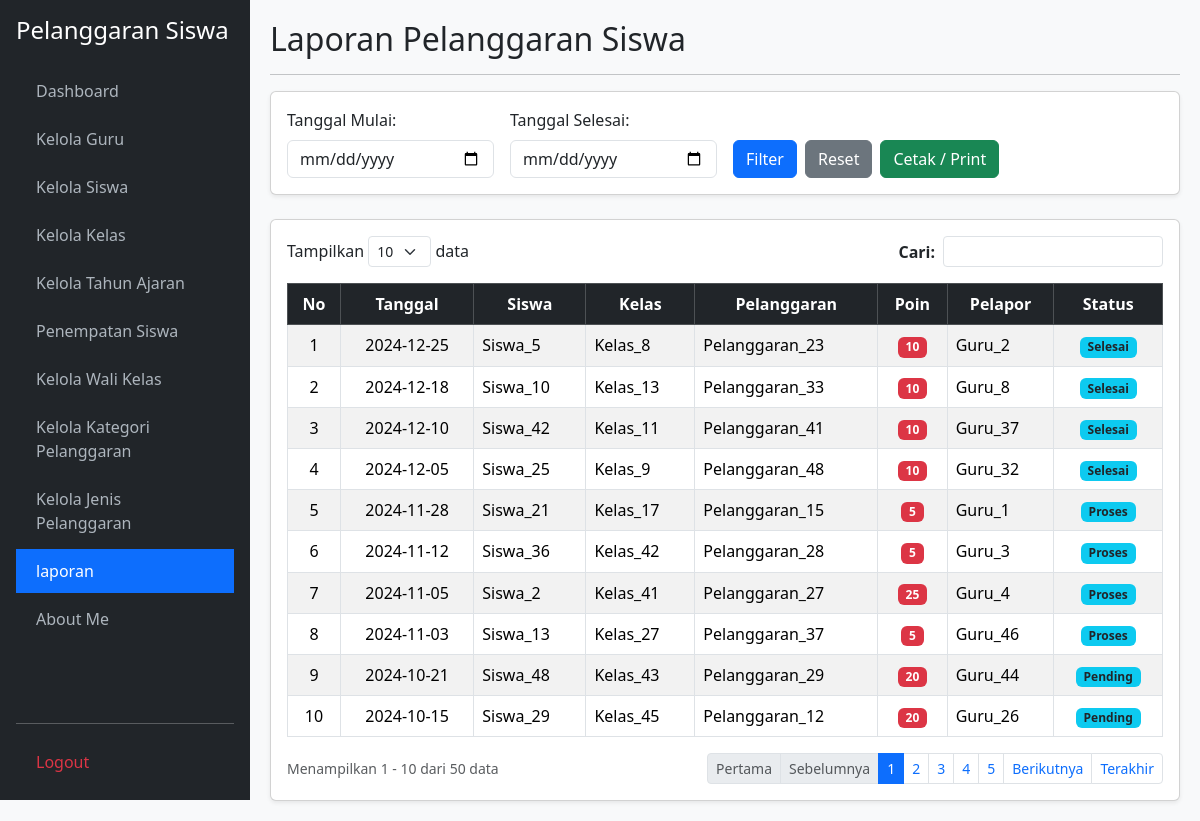
/laporan.php (signed in), run on an earlier commit of the app's database.
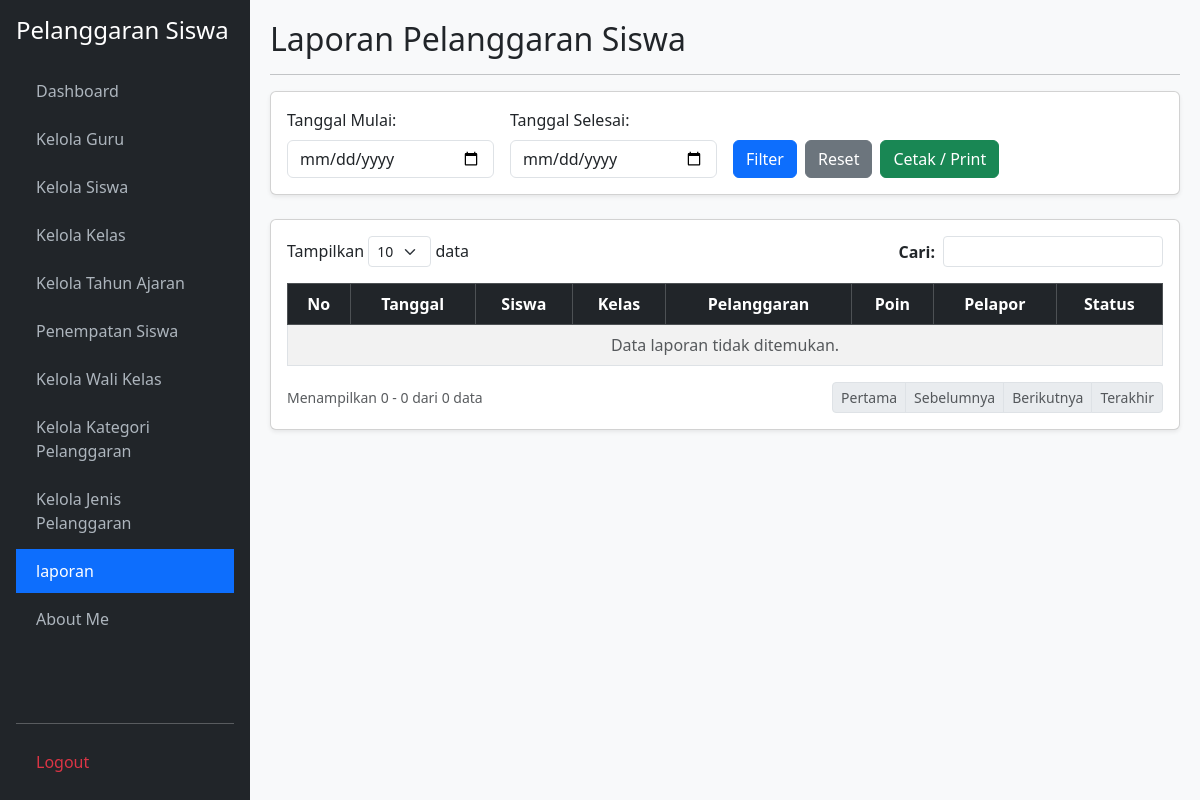
And on a later commit of the database.
### tables this page shows
CREATE TABLE `t_pelanggaran_siswa` (
  `id` int(11) NOT NULL,
  `tahun_ajaran_id` int(11) NOT NULL,
  `siswa_id` int(11) NOT NULL,
  `nama_siswa` varchar(150) DEFAULT NULL,
  `kelas_id` int(11) NOT NULL,
  `nama_kelas` varchar(100) DEFAULT NULL,
  `pelanggaran_id` int(11) NOT NULL,
  `nama_pelanggaran` varchar(150) DEFAULT NULL,
  `pelanggaran_kategori_id` int(11) NOT NULL,
  `guru_id` int(11) NOT NULL,
  `nama_guru` varchar(150) DEFAULT NULL,
  `tanggal` date NOT NULL,
  `keterangan` text DEFAULT NULL,
  `poin` int(11) DEFAULT NULL,
  `tindakan` text DEFAULT NULL,
  `status` varchar(30) DEFAULT NULL,
  `created_at` timestamp NULL DEFAULT NULL,
  `updated_at` timestamp NULL DEFAULT NULL
);

### laporan.php (the view, shortened to what the changed rows need)
<?php
require_once 'koneksi.php';
$t1 = $_GET['tgl_mulai'] ?? '';
$t2 = $_GET['tgl_selesai'] ?? '';
$cari = mysqli_real_escape_string($koneksi, $_GET['cari'] ?? '');
$where_arr = [];
$where = $where_arr ? "WHERE " . implode(" AND ", $where_arr) : "";
$limit = 10;
$h = max(1, (int)($_GET['halaman'] ?? 1));
$offset = ($h - 1) * $limit;
$total = mysqli_num_rows(mysqli_query($koneksi, "SELECT 1 FROM t_pelanggaran_siswa $where"));
$pages = ceil($total / $limit);
$data = mysqli_query($koneksi, "SELECT * FROM t_pelanggaran_siswa $where ORDER BY tanggal DESC LIMIT $offset, $limit");
$no = $offset + 1;
?>
<!DOCTYPE html>
<html lang="id">
<head>
    <link href="https://cdn.jsdelivr.net/npm/bootstrap@5.3.2/dist/css/bootstrap.min.css" rel="stylesheet">
</head>
<body>
    <div class="main-content">
        <h2>Laporan Pelanggaran Siswa</h2>
        <div class="card shadow-sm"><div class="card-body">
            <table class="table table-bordered table-striped align-middle">
                <thead class="table-dark text-center">
                    <tr><th>No</th><th>Tanggal</th><th>Siswa</th><th>Kelas</th><th>Pelanggaran</th><th>Poin</th><th>Pelapor</th><th>Status</th></tr>
                </thead>
                <tbody>
                    <?php while($r = mysqli_fetch_assoc($data)): ?>
                    <tr>
                        <td class="text-center"><?= $no++; ?></td>
                        <td class="text-center"><?= $r['tanggal']; ?></td>
                        <td><?= $r['nama_siswa']; ?></td>
                        <td><?= $r['nama_kelas']; ?></td>
                        <td><?= $r['nama_pelanggaran']; ?></td>
                        <td class="text-center"><span class="badge bg-danger"><?= $r['poin']; ?></span></td>
                        <td><?= $r['nama_guru']; ?></td>
                        <td class="text-center"><span class="badge bg-info text-dark"><?= $r['status']; ?></span></td>
                    </tr>
                    <?php endwhile; if(!$total): ?>
                    <tr><td colspan="8" class="text-center text-muted">Data laporan tidak ditemukan.</td></tr>
                    <?php endif; ?>
                </tbody>
            </table>
            <div class="d-flex justify-content-between align-items-center mt-3 no-print">
                <small class="text-muted">Menampilkan <?= $total ? $offset + 1 : 0; ?> - <?= min($offset + $limit, $total); ?> dari <?= $total; ?> data</small>
                <ul class="pagination pagination-sm mb-0">
                    <li class="page-item <?= $h <= 1 ? 'disabled' : ''; ?>"><a class="page-link" href="?halaman=1&tgl_mulai=<?= $t1; ?>&tgl_selesai=<?= $t2; ?>&cari=<?= $cari; ?>">Pertama</a></li>
                    <li class="page-item <?= $h <= 1 ? 'disabled' : ''; ?>"><a class="page-link" href="?halaman=<?= $h-1; ?>&tgl_mulai=<?= $t1; ?>&tgl_selesai=<?= $t2; ?>&cari=<?= $cari; ?>">Sebelumnya</a></li>
                    <?php for($i=1; $i<=$pages; $i++): ?>
                        <li class="page-item <?= $h == $i ? 'active' : ''; ?>"><a class="page-link" href="?halaman=<?= $i; ?>&tgl_mulai=<?= $t1; ?>&tgl_selesai=<?= $t2; ?>&cari=<?= $cari; ?>"><?= $i; ?></a></li>
                    <?php endfor; ?>
                    <li class="page-item <?= $h >= $pages ? 'disabled' : ''; ?>"><a class="page-link" href="?halaman=<?= $h+1; ?>&tgl_mulai=<?= $t1; ?>&tgl_selesai=<?= $t2; ?>&cari=<?= $cari; ?>">Berikutnya</a></li>
                    <li class="page-item <?= $h >= $pages ? 'disabled' : ''; ?>"><a class="page-link" href="?halaman=<?= $pages; ?>&tgl_mulai=<?= $t1; ?>&tgl_selesai=<?= $t2; ?>&cari=<?= $cari; ?>">Terakhir</a></li>
                </ul>
            </div>
        </div></div>
    </div>
</body>
</html>

What changed in the data, as far as the page shows it:
removed t_pelanggaran_siswa: tanggal "2024-12-25", nama_siswa "Siswa_5", nama_kelas "Kelas_8", nama_pelanggaran "Pelanggaran_23", poin "10", nama_guru "Guru_2", status "Selesai"
removed t_pelanggaran_siswa: tanggal "2024-12-18", nama_siswa "Siswa_10", nama_kelas "Kelas_13", nama_pelanggaran "Pelanggaran_33", poin "10", nama_guru "Guru_8", status "Selesai"
removed t_pelanggaran_siswa: tanggal "2024-12-10", nama_siswa "Siswa_42", nama_kelas "Kelas_11", nama_pelanggaran "Pelanggaran_41", poin "10", nama_guru "Guru_37", status "Selesai"
removed t_pelanggaran_siswa: tanggal "2024-12-05", nama_siswa "Siswa_25", nama_kelas "Kelas_9", nama_pelanggaran "Pelanggaran_48", poin "10", nama_guru "Guru_32", status "Selesai"
removed t_pelanggaran_siswa: tanggal "2024-11-28", nama_siswa "Siswa_21", nama_kelas "Kelas_17", nama_pelanggaran "Pelanggaran_15", poin "5", nama_guru "Guru_1", status "Proses"
removed t_pelanggaran_siswa: tanggal "2024-11-12", nama_siswa "Siswa_36", nama_kelas "Kelas_42", nama_pelanggaran "Pelanggaran_28", poin "5", nama_guru "Guru_3", status "Proses"
removed t_pelanggaran_siswa: tanggal "2024-11-05", nama_siswa "Siswa_2", nama_kelas "Kelas_41", nama_pelanggaran "Pelanggaran_27", poin "25", nama_guru "Guru_4", status "Proses"
removed t_pelanggaran_siswa: tanggal "2024-11-03", nama_siswa "Siswa_13", nama_kelas "Kelas_27", nama_pelanggaran "Pelanggaran_37", poin "5", nama_guru "Guru_46", status "Proses"
removed t_pelanggaran_siswa: tanggal "2024-10-21", nama_siswa "Siswa_48", nama_kelas "Kelas_43", nama_pelanggaran "Pelanggaran_29", poin "20", nama_guru "Guru_44", status "Pending"
removed t_pelanggaran_siswa: tanggal "2024-10-15", nama_siswa "Siswa_29", nama_kelas "Kelas_45", nama_pelanggaran "Pelanggaran_12", poin "20", nama_guru "Guru_26", status "Pending"
Also different on the page:
min($offset + $limit, $total): "10" → "0"
$total: "50" → "0"
$offset + 1: "1" → (not shown)
text now shown: "Data laporan tidak ditemukan. 0"
list line gone: "1"
list line gone: "2"
list line gone: "3"
list line gone: "4"
list line gone: "5"
